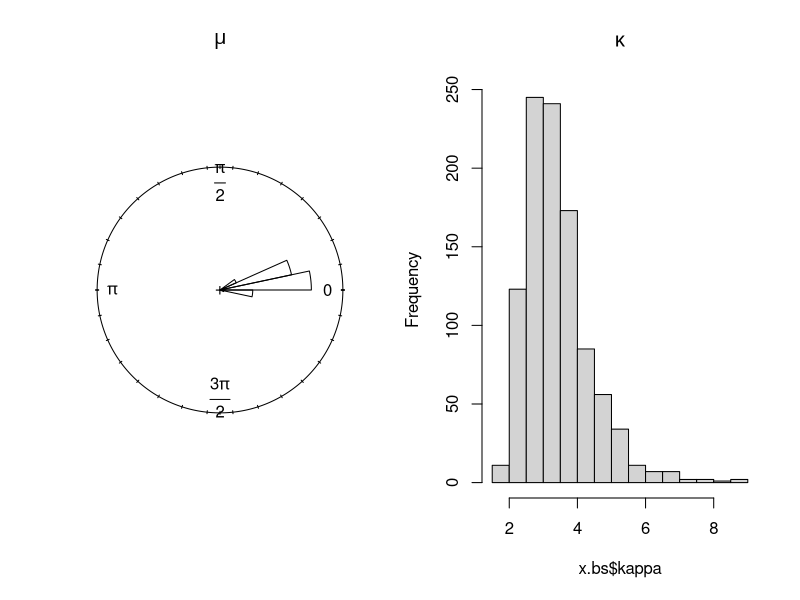

Here is the R script that generated this plot:
library(circular)


### Name: mle.vonmises.bootstrap.ci
### Title: Bootstrap Confidence Intervals
### Aliases: mle.vonmises.bootstrap.ci print.mle.vonmises.bootstrap.ci
### Keywords: htest

### ** Examples

x <- rvonmises(n=25, mu=circular(0), kappa=3)
x.bs <- mle.vonmises.bootstrap.ci(x, alpha=.10)
par(mfcol=c(1,2))
rose.diag(x.bs$mu, bins=30, main=expression(mu))
hist(x.bs$kappa, main=expression(kappa))
